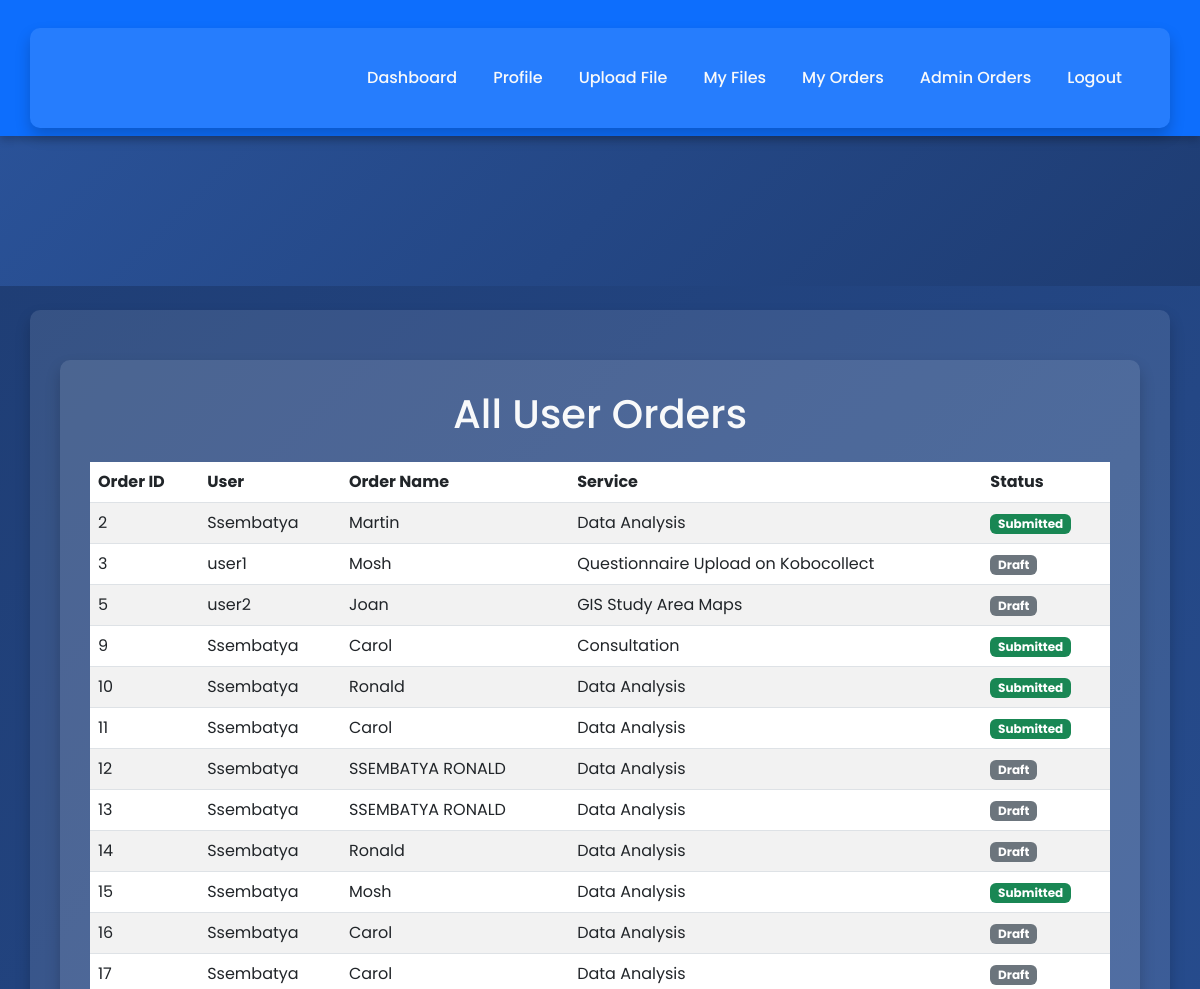
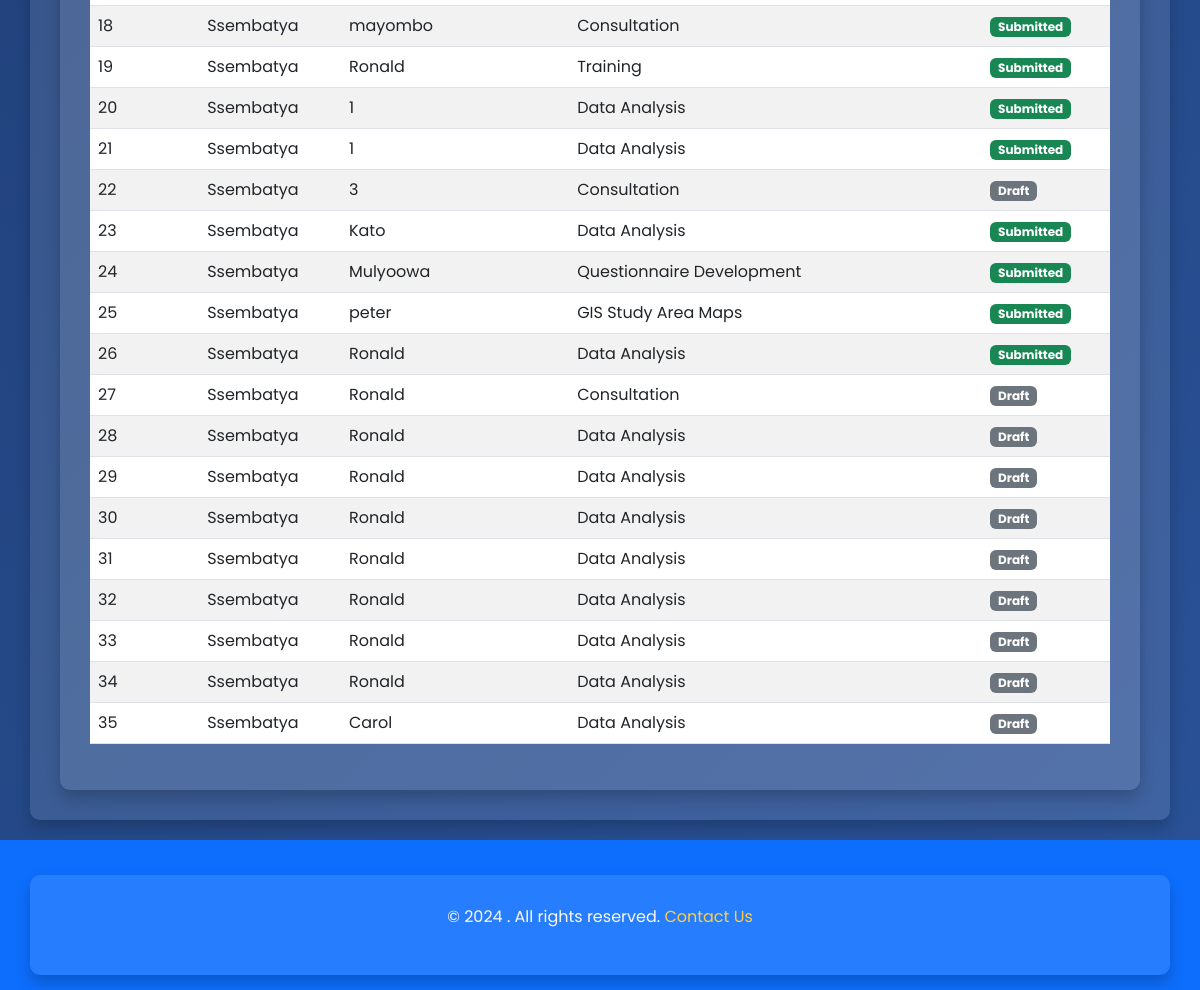
Page /admin/orders (signed in) on the committed database (2 pictures, top to bottom).
### tables this page shows
CREATE TABLE orders (
            id INTEGER PRIMARY KEY AUTOINCREMENT,
            user_id INTEGER,
            name TEXT,
            service TEXT
        , status TEXT DEFAULT 'draft');

CREATE TABLE "users" (
 id INTEGER PRIMARY KEY AUTOINCREMENT,
username TEXT UNIQUE,
password TEXT,
email TEXT,
phone_number TEXT,
is_admin INTEGER DEFAULT 0
);

### app.py (the view)
@app.route('/admin/orders')
@login_required
def admin_orders():
    if not current_user.is_admin:
        flash("Access denied.", "danger")
        return redirect(url_for('index'))
    conn = sqlite3.connect('database.db')
    cursor = conn.cursor()
    cursor.execute("""
        SELECT orders.id, users.username, orders.name, orders.service, orders.status
        FROM orders
        JOIN users ON orders.user_id = users.id
    """)
    orders = cursor.fetchall()
    conn.close()
    return render_template('admin_orders.html', orders=orders)

### app.py (called while the page is built)
@login_manager.user_loader
def load_user(user_id):
    conn = sqlite3.connect('database.db')
    cursor = conn.cursor()
    cursor.execute("SELECT id, username, is_admin FROM users WHERE id = ?", (user_id,))
    user = cursor.fetchone()
    conn.close()
    if user:
        return User(id=user[0], username=user[1], is_admin=user[2])
    return None

### templates/admin_orders.html (shortened to what this page needs)
{% extends "base.html" %}
{% block content %}
<div class="container">
    <h1 class="text-center mb-4">All User Orders</h1>
    {% if orders %}
    <table class="table table-striped">
        <thead>
            <tr>
                <th>Order ID</th>
                <th>User</th>
                <th>Order Name</th>
                <th>Service</th>
                <th>Status</th>
            </tr>
        </thead>
        <tbody>
            {% for order in orders %}
            <tr>
                <td>{{ order[0] }}</td>
                <td>{{ order[1] }}</td>
                <td>{{ order[2] }}</td>
                <td>{{ order[3] }}</td>
                <td>
                    {% if order[4] == 'submitted' %}
                        <span class="badge bg-success">Submitted</span>
                    {% else %}
                        <span class="badge bg-secondary">Draft</span>
                    {% endif %}
                </td>
            </tr>
            {% endfor %}
        </tbody>
    </table>
    {% else %}
    <p>No orders found.</p>
    {% endif %}
</div>
{% endblock %}

### templates/base.html (style rules this page uses)
body { font-family: 'Poppins', sans-serif; margin: 0; padding: 0; background: linear-gradient(135deg, #1e3c72, #2a5298); color: #f8f9fa; }
.container { background: rgba(255, 255, 255, 0.1); color: #f8f9fa; border-radius: 10px; padding: 30px; box-shadow: 0 8px 15px rgba(0, 0, 0, 0.2); margin-top: 20px; }

### rows in the picture
orders: id "2", username "Ssembatya", name "Martin", service "Data Analysis", status "Submitted"
orders: id "3", username "user1", name "Mosh", service "Questionnaire Upload on Kobocollect", status "Draft"
orders: id "5", username "user2", name "Joan", service "GIS Study Area Maps", status "Draft"
orders: id "9", username "Ssembatya", name "Carol", service "Consultation", status "Submitted"
orders: id "10", username "Ssembatya", name "Ronald", service "Data Analysis", status "Submitted"
orders: id "11", username "Ssembatya", name "Carol", service "Data Analysis", status "Submitted"
orders: id "12", username "Ssembatya", name "SSEMBATYA RONALD", service "Data Analysis", status "Draft"
orders: id "13", username "Ssembatya", name "SSEMBATYA RONALD", service "Data Analysis", status "Draft"
orders: id "14", username "Ssembatya", name "Ronald", service "Data Analysis", status "Draft"
orders: id "15", username "Ssembatya", name "Mosh", service "Data Analysis", status "Submitted"
orders: id "16", username "Ssembatya", name "Carol", service "Data Analysis", status "Draft"
orders: id "17", username "Ssembatya", name "Carol", service "Data Analysis", status "Draft"
orders: id "18", username "Ssembatya", name "mayombo", service "Consultation", status "Submitted"
orders: id "19", username "Ssembatya", name "Ronald", service "Training", status "Submitted"
orders: id "20", username "Ssembatya", name "1", service "Data Analysis", status "Submitted"
orders: id "21", username "Ssembatya", name "1", service "Data Analysis", status "Submitted"
orders: id "22", username "Ssembatya", name "3", service "Consultation", status "Draft"
orders: id "23", username "Ssembatya", name "Kato", service "Data Analysis", status "Submitted"
orders: id "24", username "Ssembatya", name "Mulyoowa", service "Questionnaire Development", status "Submitted"
orders: id "25", username "Ssembatya", name "peter", service "GIS Study Area Maps", status "Submitted"
orders: id "26", username "Ssembatya", name "Ronald", service "Data Analysis", status "Submitted"
orders: id "27", username "Ssembatya", name "Ronald", service "Consultation", status "Draft"
orders: id "28", username "Ssembatya", name "Ronald", service "Data Analysis", status "Draft"
orders: id "29", username "Ssembatya", name "Ronald", service "Data Analysis", status "Draft"
orders: id "30", username "Ssembatya", name "Ronald", service "Data Analysis", status "Draft"
orders: id "31", username "Ssembatya", name "Ronald", service "Data Analysis", status "Draft"
orders: id "32", username "Ssembatya", name "Ronald", service "Data Analysis", status "Draft"
orders: id "33", username "Ssembatya", name "Ronald", service "Data Analysis", status "Draft"
orders: id "34", username "Ssembatya", name "Ronald", service "Data Analysis", status "Draft"
orders: id "35", username "Ssembatya", name "Carol", service "Data Analysis", status "Draft"
